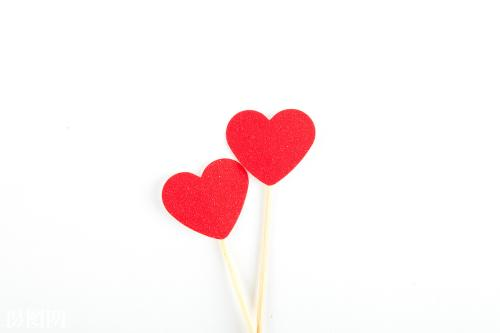
//> input picture src/00_OpenCV_Notes/whisper.jpg, 500 x 333 px
$ ./roi_extract   (built with g++ and OpenCV 4)
//> lines starting //> are read from the running program, lines starting //| are printed output that depends on the picture
/*
  ROI提取
*/

#include<opencv2/opencv.hpp>
#include<iostream>
//#include<Windows.h>

using namespace cv;
using namespace std;

int main(int argc, char**argv)
{
	//get gray input image
	Mat input_image = imread("./whisper.jpg", 1);
//> input_image is the input picture: 333 rows x 500 cols, CV_8UC3; mean B, G, R 242.1, 241.7, 253.6
	if (input_image.empty())
	{
		cout << "read input error!" << endl;
		return -1;
	}
	//imshow("input", input_image);

	int height = input_image.rows;
//> height = 333
	int width = input_image.cols;
//> width = 500

	//中心点坐标
	int cy = height / 2, cx = width / 2;
//> cy = 166; cx = 250
	Rect rect(cx - 100, cy - 100, 200, 200);
//> rect = Rect(150, 66, 200, 200)


	//直接赋值与原图中该区域占有同一块内存
	Mat roi_rect = input_image(rect);
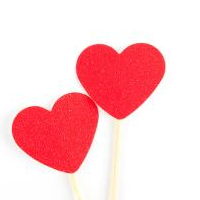
//> roi_rect: 200 rows x 200 cols, CV_8UC3; mean B, G, R 205.4, 202, 252.4
	imshow("roi", roi_rect);

#if 0
	//改变ROI则原图也会改变
	roi_rect.setTo(Scalar(0, 0, 255));
	imshow("input", input_image);
	imshow("roi rect", roi_rect);
#endif

#if 1
	//克隆
	Mat roi_rect_copy = roi_rect.clone();
	//改变ROI则原图不会改变
	roi_rect_copy.setTo(Scalar(0, 0, 255));
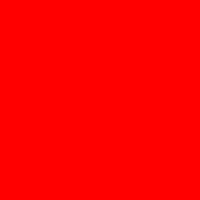
//> roi_rect_copy: 200 rows x 200 cols, CV_8UC3; mean B, G, R 0, 0, 255
	imshow("input", input_image);
	imshow("roi rect copy", roi_rect_copy);
#endif


	waitKey(0);
	destroyAllWindows();
	return 0;
}
